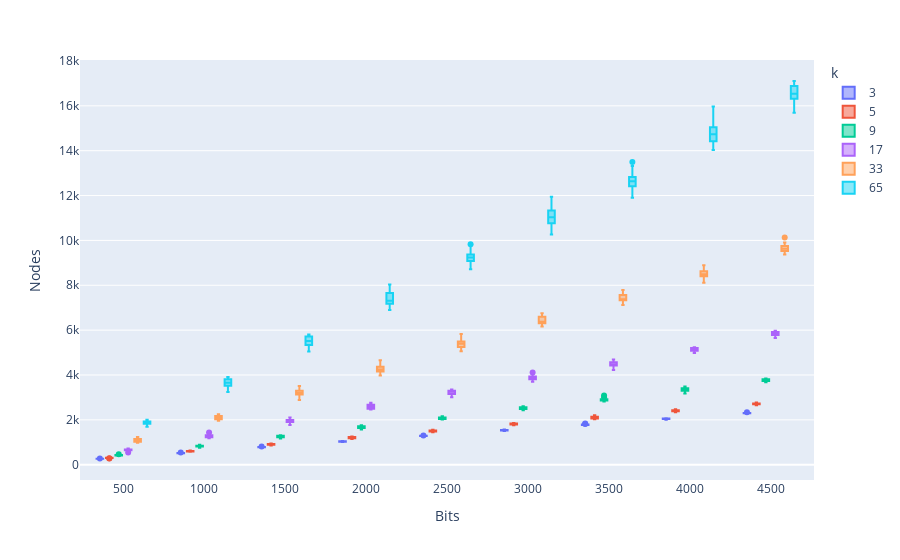

Notebook cell for this chart:
### Code cell
import plotly.express as px

fig = px.box(df, x="Bits", y="Nodes", color="k")
fig.update_traces(quartilemethod="exclusive") # or "inclusive", or "linear" by default
fig.show()
df

### Figure 1 — Plotly figure (JSON) as saved in the notebook; plotly's stock layout.template omitted (floating-point values rounded to 4 significant figures; data arrays with more than 128 entries replaced by an {"elided": "..."} marker saying what was removed)
{"data": [{"alignmentgroup": "True", "hovertemplate": "k=3<br>Bits=%{x}<br>Nodes=%{y}<extra></extra>", "legendgroup": "3", "marker": {"color": "#636efa"}, "name": "3", "notched": false, "offsetgroup": "3", "orientation": "v", "quartilemethod": "exclusive", "showlegend": true, "type": "box", "x": {"elided": "180 int values"}, "x0": " ", "xaxis": "x", "y": {"elided": "180 int values"}, "y0": " ", "yaxis": "y"}, {"alignmentgroup": "True", "hovertemplate": "k=5<br>Bits=%{x}<br>Nodes=%{y}<extra></extra>", "legendgroup": "5", "marker": {"color": "#EF553B"}, "name": "5", "notched": false, "offsetgroup": "5", "orientation": "v", "quartilemethod": "exclusive", "showlegend": true, "type": "box", "x": {"elided": "180 int values"}, "x0": " ", "xaxis": "x", "y": {"elided": "180 int values"}, "y0": " ", "yaxis": "y"}, {"alignmentgroup": "True", "hovertemplate": "k=9<br>Bits=%{x}<br>Nodes=%{y}<extra></extra>", "legendgroup": "9", "marker": {"color": "#00cc96"}, "name": "9", "notched": false, "offsetgroup": "9", "orientation": "v", "quartilemethod": "exclusive", "showlegend": true, "type": "box", "x": {"elided": "180 int values"}, "x0": " ", "xaxis": "x", "y": {"elided": "180 int values"}, "y0": " ", "yaxis": "y"}, {"alignmentgroup": "True", "hovertemplate": "k=17<br>Bits=%{x}<br>Nodes=%{y}<extra></extra>", "legendgroup": "17", "marker": {"color": "#ab63fa"}, "name": "17", "notched": false, "offsetgroup": "17", "orientation": "v", "quartilemethod": "exclusive", "showlegend": true, "type": "box", "x": {"elided": "180 int values"}, "x0": " ", "xaxis": "x", "y": {"elided": "180 int values"}, "y0": " ", "yaxis": "y"}, {"alignmentgroup": "True", "hovertemplate": "k=33<br>Bits=%{x}<br>Nodes=%{y}<extra></extra>", "legendgroup": "33", "marker": {"color": "#FFA15A"}, "name": "33", "notched": false, "offsetgroup": "33", "orientation": "v", "quartilemethod": "exclusive", "showlegend": true, "type": "box", "x": {"elided": "180 int values"}, "x0": " ", "xaxis": "x", "y": {"elided": "180 int values"}, "y0": " ", "yaxis": "y"}, {"alignmentgroup": "True", "hovertemplate": "k=65<br>Bits=%{x}<br>Nodes=%{y}<extra></extra>", "legendgroup": "65", "marker": {"color": "#19d3f3"}, "name": "65", "notched": false, "offsetgroup": "65", "orientation": "v", "quartilemethod": "exclusive", "showlegend": true, "type": "box", "x": {"elided": "180 int values"}, "x0": " ", "xaxis": "x", "y": {"elided": "180 int values"}, "y0": " ", "yaxis": "y"}], "layout": {"boxmode": "group", "legend": {"title": {"text": "k"}, "tracegroupgap": 0}, "margin": {"t": 60}, "xaxis": {"anchor": "y", "domain": [0, 1], "title": {"text": "Bits"}}, "yaxis": {"anchor": "x", "domain": [0, 1], "title": {"text": "Nodes"}}}}
